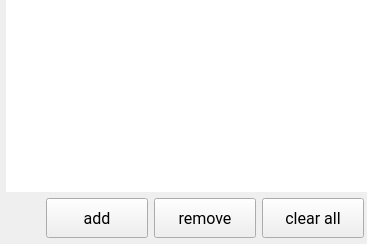
      <widget class="QWidget" name="pgDiskUsage">
       <layout class="QVBoxLayout" name="verticalLayout_2">
        <property name="leftMargin">
         <number>6</number>
        </property>
        <property name="topMargin">
         <number>0</number>
        </property>
        <property name="rightMargin">
         <number>0</number>
        </property>
        <property name="bottomMargin">
         <number>6</number>
        </property>
        <item>
         <widget class="QTableWidget" name="tableDiskUsage">
          <property name="font">
           <font>
            <family>Roboto</family>
            <pointsize>10</pointsize>
           </font>
          </property>
          <property name="frameShape">
           <enum>QFrame::NoFrame</enum>
          </property>
          <property name="frameShadow">
           <enum>QFrame::Raised</enum>
          </property>
          <property name="alternatingRowColors">
           <bool>true</bool>
          </property>
          <property name="sortingEnabled">
           <bool>true</bool>
          </property>
         </widget>
        </item>
        <item>
         <layout class="QHBoxLayout" name="horizontalLayout_5">
          <item>
           <spacer name="horizontalSpacer_5">
            <property name="orientation">
             <enum>Qt::Horizontal</enum>
            </property>
            <property name="sizeHint" stdset="0">
             <size>
              <width>40</width>
              <height>20</height>
             </size>
            </property>
           </spacer>
          </item>
          <item>
           <widget class="QPushButton" name="btnAddDiskUsage">
            <property name="minimumSize">
             <size>
              <width>102</width>
              <height>40</height>
             </size>
            </property>
            <property name="maximumSize">
             <size>
              <width>102</width>
              <height>40</height>
             </size>
            </property>
            <property name="font">
             <font>
              <family>Roboto</family>
              <pointsize>12</pointsize>
              <kerning>false</kerning>
             </font>
            </property>
            <property name="text">
             <string>add</string>
            </property>
            <property name="icon">
             <iconset>
              <normaloff>:test/pictures/plus-circle.svg</normaloff>:test/pictures/plus-circle.svg</iconset>
            </property>
            <property name="iconSize">
             <size>
              <width>20</width>
              <height>20</height>
             </size>
            </property>
            <property name="flat">
             <bool>false</bool>
            </property>
           </widget>
          </item>
          <item>
           <widget class="QPushButton" name="btnRemoveDiskUsage">
            <property name="minimumSize">
             <size>
              <width>102</width>
              <height>40</height>
             </size>
            </property>
            <property name="maximumSize">
             <size>
              <width>102</width>
              <height>40</height>
             </size>
            </property>
            <property name="font">
             <font>
              <family>Roboto</family>
              <pointsize>12</pointsize>
             </font>
            </property>
            <property name="text">
             <string>remove</string>
            </property>
            <property name="icon">
             <iconset>
              <normaloff>:test/pictures/minus-circle.svg</normaloff>:test/pictures/minus-circle.svg</iconset>
            </property>
            <property name="iconSize">
             <size>
              <width>20</width>
              <height>20</height>
             </size>
            </property>
            <property name="flat">
             <bool>false</bool>
            </property>
           </widget>
          </item>
          <item>
           <widget class="QPushButton" name="btnClearDiskUsage">
            <property name="minimumSize">
             <size>
              <width>102</width>
              <height>40</height>
             </size>
            </property>
            <property name="maximumSize">
             <size>
              <width>102</width>
              <height>40</height>
             </size>
            </property>
            <property name="font">
             <font>
              <family>Roboto</family>
              <pointsize>12</pointsize>
             </font>
            </property>
            <property name="text">
             <string>clear all</string>
            </property>
            <property name="icon">
             <iconset>
              <normaloff>:test/pictures/trash-2.svg</normaloff>:test/pictures/trash-2.svg</iconset>
            </property>
            <property name="iconSize">
             <size>
              <width>20</width>
              <height>20</height>
             </size>
            </property>
            <property name="flat">
             <bool>false</bool>
            </property>
           </widget>
          </item>
          <item>
           <spacer name="horizontalSpacer_10">
            <property name="orientation">
             <enum>Qt::Horizontal</enum>
            </property>
            <property name="sizeType">
             <enum>QSizePolicy::Minimum</enum>
            </property>
            <property name="sizeHint" stdset="0">
             <size>
              <width>3</width>
              <height>20</height>
             </size>
            </property>
           </spacer>
          </item>
         </layout>
        </item>
       </layout>
      </widget>
